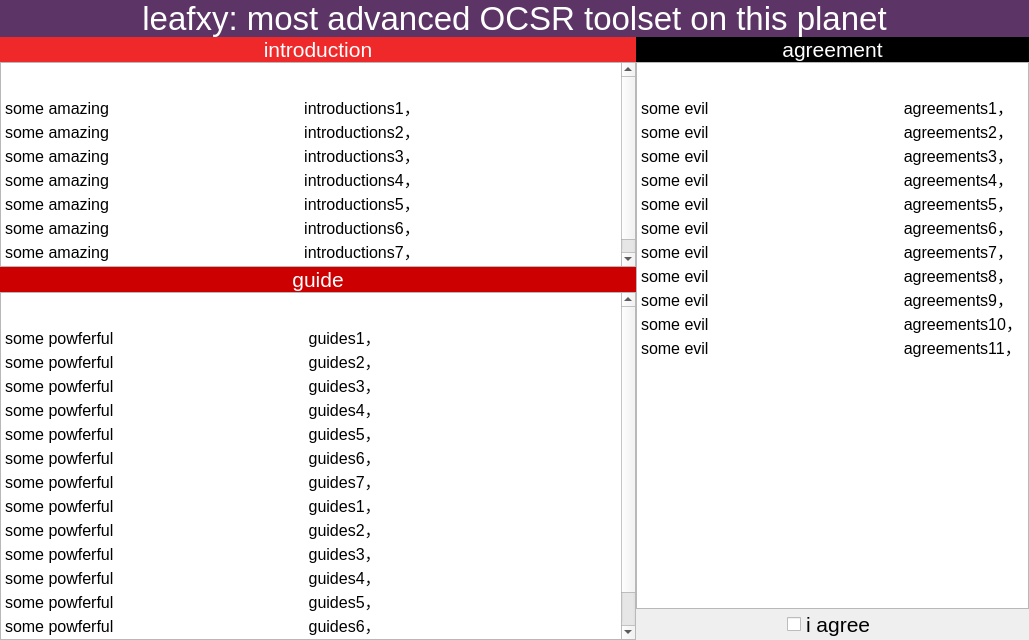
<?xml version="1.0" encoding="UTF-8"?>
<ui version="4.0">
    <class>WelcomeWidget</class>
    <widget class="QWidget" name="WelcomeWidget">
        <property name="geometry">
            <rect>
                <x>0</x>
                <y>0</y>
                <width>1029</width>
                <height>640</height>
            </rect>
        </property>
        <property name="windowTitle">
            <string>Welcome</string>
        </property>
        <layout class="QVBoxLayout" name="verticalLayout">
            <property name="spacing">
                <number>0</number>
            </property>
            <property name="leftMargin">
                <number>0</number>
            </property>
            <property name="topMargin">
                <number>0</number>
            </property>
            <property name="rightMargin">
                <number>0</number>
            </property>
            <property name="bottomMargin">
                <number>0</number>
            </property>
            <item>
                <widget class="QLabel" name="welcome_label">
                    <property name="sizePolicy">
                        <sizepolicy hsizetype="Preferred" vsizetype="Fixed">
                            <horstretch>0</horstretch>
                            <verstretch>0</verstretch>
                        </sizepolicy>
                    </property>
                    <property name="font">
                        <font>
                            <pointsize>25</pointsize>
                        </font>
                    </property>
                    <property name="styleSheet">
                        <string notr="true">background-color: rgb(92, 53, 102);
                            color: rgb(255, 255, 255);
                        </string>
                    </property>
                    <property name="text">
                        <string>leafxy: most advanced OCSR toolset on this planet</string>
                    </property>
                    <property name="alignment">
                        <set>Qt::AlignCenter</set>
                    </property>
                </widget>
            </item>
            <item>
                <layout class="QGridLayout" name="gridLayout" rowstretch="618,1000" columnstretch="1000,618">
                    <property name="spacing">
                        <number>0</number>
                    </property>
                    <item row="0" column="0">
                        <layout class="QVBoxLayout" name="intro_layout">
                            <property name="spacing">
                                <number>0</number>
                            </property>
                            <item>
                                <widget class="QLabel" name="intro_label">
                                    <property name="sizePolicy">
                                        <sizepolicy hsizetype="Preferred" vsizetype="Fixed">
                                            <horstretch>0</horstretch>
                                            <verstretch>0</verstretch>
                                        </sizepolicy>
                                    </property>
                                    <property name="font">
                                        <font>
                                            <pointsize>16</pointsize>
                                        </font>
                                    </property>
                                    <property name="styleSheet">
                                        <string notr="true">color: rgb(255, 255, 255);
                                            background-color: rgb(239, 41, 41);
                                        </string>
                                    </property>
                                    <property name="text">
                                        <string>introduction</string>
                                    </property>
                                    <property name="alignment">
                                        <set>Qt::AlignCenter</set>
                                    </property>
                                </widget>
                            </item>
                            <item>
                                <widget class="QTextEdit" name="intro_edit">
                                    <property name="sizePolicy">
                                        <sizepolicy hsizetype="Preferred" vsizetype="Preferred">
                                            <horstretch>0</horstretch>
                                            <verstretch>0</verstretch>
                                        </sizepolicy>
                                    </property>
                                    <property name="styleSheet">
                                        <string notr="true"/>
                                    </property>
                                    <property name="inputMethodHints">
                                        <set>Qt::ImhNone</set>
                                    </property>
                                    <property name="readOnly">
                                        <bool>true</bool>
                                    </property>
                                    <property name="html">
                                        <string>&lt;!DOCTYPE HTML PUBLIC &quot;-//W3C//DTD HTML 4.0//EN&quot; &quot;http://www.w3.org/TR/REC-html40/strict.dtd&quot;&gt;
                                            &lt;html&gt;&lt;head&gt;&lt;meta name=&quot;qrichtext&quot; content=&quot;1&quot;
                                            /&gt;&lt;style type=&quot;text/css&quot;&gt;
                                            p, li { white-space: pre-wrap; }
                                            &lt;/style&gt;&lt;/head&gt;&lt;body style=&quot; font-family:'SimSun';
                                            font-size:9pt; font-weight:400; font-style:normal;&quot;&gt;
                                            &lt;p style=&quot; margin-top:0px; margin-bottom:0px; margin-left:0px;
                                            margin-right:0px; -qt-block-indent:0; text-indent:0px;&quot;&gt;&lt;span
                                            style=&quot; font-family:'Ubuntu'; font-size:12pt;&quot;&gt;some amazing
                                            introductions1，&lt;/span&gt;&lt;/p&gt;
                                            &lt;p style=&quot; margin-top:0px; margin-bottom:0px; margin-left:0px;
                                            margin-right:0px; -qt-block-indent:0; text-indent:0px;&quot;&gt;&lt;span
                                            style=&quot; font-family:'Ubuntu'; font-size:12pt;&quot;&gt;some amazing
                                            introductions2，&lt;/span&gt;&lt;/p&gt;
                                            &lt;p style=&quot; margin-top:0px; margin-bottom:0px; margin-left:0px;
                                            margin-right:0px; -qt-block-indent:0; text-indent:0px;&quot;&gt;&lt;span
                                            style=&quot; font-family:'Ubuntu'; font-size:12pt;&quot;&gt;some amazing
                                            introductions3，&lt;/span&gt;&lt;/p&gt;
                                            &lt;p style=&quot; margin-top:0px; margin-bottom:0px; margin-left:0px;
                                            margin-right:0px; -qt-block-indent:0; text-indent:0px;&quot;&gt;&lt;span
                                            style=&quot; font-family:'Ubuntu'; font-size:12pt;&quot;&gt;some amazing
                                            introductions4，&lt;/span&gt;&lt;/p&gt;
                                            &lt;p style=&quot; margin-top:0px; margin-bottom:0px; margin-left:0px;
                                            margin-right:0px; -qt-block-indent:0; text-indent:0px;&quot;&gt;&lt;span
                                            style=&quot; font-family:'Ubuntu'; font-size:12pt;&quot;&gt;some amazing
                                            introductions5，&lt;/span&gt;&lt;/p&gt;
                                            &lt;p style=&quot; margin-top:0px; margin-bottom:0px; margin-left:0px;
                                            margin-right:0px; -qt-block-indent:0; text-indent:0px;&quot;&gt;&lt;span
                                            style=&quot; font-family:'Ubuntu'; font-size:12pt;&quot;&gt;some amazing
                                            introductions6，&lt;/span&gt;&lt;/p&gt;
                                            &lt;p style=&quot; margin-top:0px; margin-bottom:0px; margin-left:0px;
                                            margin-right:0px; -qt-block-indent:0; text-indent:0px;&quot;&gt;&lt;span
                                            style=&quot; font-family:'Ubuntu'; font-size:12pt;&quot;&gt;some amazing
                                            introductions7，&lt;/span&gt;&lt;/p&gt;
                                            &lt;p style=&quot;-qt-paragraph-type:empty; margin-top:0px;
                                            margin-bottom:0px; margin-left:0px; margin-right:0px; -qt-block-indent:0;
                                            text-indent:0px; font-family:'Ubuntu'; font-size:12pt;&quot;&gt;&lt;br /&gt;&lt;/p&gt;&lt;/body&gt;&lt;/html&gt;
                                        </string>
                                    </property>
                                </widget>
                            </item>
                        </layout>
                    </item>
                    <item row="0" column="1" rowspan="2">
                        <layout class="QVBoxLayout" name="agree_layout">
                            <property name="spacing">
                                <number>0</number>
                            </property>
                            <item>
                                <widget class="QLabel" name="agree_label">
                                    <property name="sizePolicy">
                                        <sizepolicy hsizetype="Preferred" vsizetype="Fixed">
                                            <horstretch>0</horstretch>
                                            <verstretch>0</verstretch>
                                        </sizepolicy>
                                    </property>
                                    <property name="font">
                                        <font>
                                            <pointsize>16</pointsize>
                                        </font>
                                    </property>
                                    <property name="styleSheet">
                                        <string notr="true">color: rgb(255, 255, 255);
                                            background-color: rgb(0, 0, 0);
                                        </string>
                                    </property>
                                    <property name="text">
                                        <string>agreement</string>
                                    </property>
                                    <property name="alignment">
                                        <set>Qt::AlignCenter</set>
                                    </property>
                                </widget>
                            </item>
                            <item>
                                <widget class="QTextEdit" name="agree_edit">
                                    <property name="sizePolicy">
                                        <sizepolicy hsizetype="Preferred" vsizetype="Expanding">
                                            <horstretch>0</horstretch>
                                            <verstretch>0</verstretch>
                                        </sizepolicy>
                                    </property>
                                    <property name="styleSheet">
                                        <string notr="true"/>
                                    </property>
                                    <property name="inputMethodHints">
                                        <set>Qt::ImhNone</set>
                                    </property>
                                    <property name="readOnly">
                                        <bool>true</bool>
                                    </property>
                                    <property name="html">
                                        <string>&lt;!DOCTYPE HTML PUBLIC &quot;-//W3C//DTD HTML 4.0//EN&quot; &quot;http://www.w3.org/TR/REC-html40/strict.dtd&quot;&gt;
                                            &lt;html&gt;&lt;head&gt;&lt;meta name=&quot;qrichtext&quot; content=&quot;1&quot;
                                            /&gt;&lt;style type=&quot;text/css&quot;&gt;
                                            p, li { white-space: pre-wrap; }
                                            &lt;/style&gt;&lt;/head&gt;&lt;body style=&quot; font-family:'SimSun';
                                            font-size:9pt; font-weight:400; font-style:normal;&quot;&gt;
                                            &lt;p style=&quot; margin-top:0px; margin-bottom:0px; margin-left:0px;
                                            margin-right:0px; -qt-block-indent:0; text-indent:0px;&quot;&gt;&lt;span
                                            style=&quot; font-family:'Ubuntu'; font-size:12pt;&quot;&gt;some evil
                                            agreements1，&lt;/span&gt;&lt;/p&gt;
                                            &lt;p style=&quot; margin-top:0px; margin-bottom:0px; margin-left:0px;
                                            margin-right:0px; -qt-block-indent:0; text-indent:0px;&quot;&gt;&lt;span
                                            style=&quot; font-family:'Ubuntu'; font-size:12pt;&quot;&gt;some evil
                                            agreements2，&lt;/span&gt;&lt;/p&gt;
                                            &lt;p style=&quot; margin-top:0px; margin-bottom:0px; margin-left:0px;
                                            margin-right:0px; -qt-block-indent:0; text-indent:0px;&quot;&gt;&lt;span
                                            style=&quot; font-family:'Ubuntu'; font-size:12pt;&quot;&gt;some evil
                                            agreements3，&lt;/span&gt;&lt;/p&gt;
                                            &lt;p style=&quot; margin-top:0px; margin-bottom:0px; margin-left:0px;
                                            margin-right:0px; -qt-block-indent:0; text-indent:0px;&quot;&gt;&lt;span
                                            style=&quot; font-family:'Ubuntu'; font-size:12pt;&quot;&gt;some evil
                                            agreements4，&lt;/span&gt;&lt;/p&gt;
                                            &lt;p style=&quot; margin-top:0px; margin-bottom:0px; margin-left:0px;
                                            margin-right:0px; -qt-block-indent:0; text-indent:0px;&quot;&gt;&lt;span
                                            style=&quot; font-family:'Ubuntu'; font-size:12pt;&quot;&gt;some evil
                                            agreements5，&lt;/span&gt;&lt;/p&gt;
                                            &lt;p style=&quot; margin-top:0px; margin-bottom:0px; margin-left:0px;
                                            margin-right:0px; -qt-block-indent:0; text-indent:0px;&quot;&gt;&lt;span
                                            style=&quot; font-family:'Ubuntu'; font-size:12pt;&quot;&gt;some evil
                                            agreements6，&lt;/span&gt;&lt;/p&gt;
                                            &lt;p style=&quot; margin-top:0px; margin-bottom:0px; margin-left:0px;
                                            margin-right:0px; -qt-block-indent:0; text-indent:0px;&quot;&gt;&lt;span
                                            style=&quot; font-family:'Ubuntu'; font-size:12pt;&quot;&gt;some evil
                                            agreements7，&lt;/span&gt;&lt;/p&gt;
                                            &lt;p style=&quot; margin-top:0px; margin-bottom:0px; margin-left:0px;
                                            margin-right:0px; -qt-block-indent:0; text-indent:0px;&quot;&gt;&lt;span
                                            style=&quot; font-family:'Ubuntu'; font-size:12pt;&quot;&gt;some evil
                                            agreements8，&lt;/span&gt;&lt;/p&gt;
                                            &lt;p style=&quot; margin-top:0px; margin-bottom:0px; margin-left:0px;
                                            margin-right:0px; -qt-block-indent:0; text-indent:0px;&quot;&gt;&lt;span
                                            style=&quot; font-family:'Ubuntu'; font-size:12pt;&quot;&gt;some evil
                                            agreements9，&lt;/span&gt;&lt;/p&gt;
                                            &lt;p style=&quot; margin-top:0px; margin-bottom:0px; margin-left:0px;
                                            margin-right:0px; -qt-block-indent:0; text-indent:0px;&quot;&gt;&lt;span
                                            style=&quot; font-family:'Ubuntu'; font-size:12pt;&quot;&gt;some evil
                                            agreements10，&lt;/span&gt;&lt;/p&gt;
                                            &lt;p style=&quot; margin-top:0px; margin-bottom:0px; margin-left:0px;
                                            margin-right:0px; -qt-block-indent:0; text-indent:0px;&quot;&gt;&lt;span
                                            style=&quot; font-family:'Ubuntu'; font-size:12pt;&quot;&gt;some evil
                                            agreements11，&lt;/span&gt;&lt;/p&gt;
                                            &lt;p style=&quot;-qt-paragraph-type:empty; margin-top:0px;
                                            margin-bottom:0px; margin-left:0px; margin-right:0px; -qt-block-indent:0;
                                            text-indent:0px; font-family:'Ubuntu'; font-size:12pt;&quot;&gt;&lt;br /&gt;&lt;/p&gt;&lt;/body&gt;&lt;/html&gt;
                                        </string>
                                    </property>
                                </widget>
                            </item>
                            <item alignment="Qt::AlignHCenter|Qt::AlignVCenter">
                                <widget class="QCheckBox" name="agree_box">
                                    <property name="sizePolicy">
                                        <sizepolicy hsizetype="Expanding" vsizetype="Preferred">
                                            <horstretch>0</horstretch>
                                            <verstretch>0</verstretch>
                                        </sizepolicy>
                                    </property>
                                    <property name="font">
                                        <font>
                                            <pointsize>16</pointsize>
                                        </font>
                                    </property>
                                    <property name="layoutDirection">
                                        <enum>Qt::LeftToRight</enum>
                                    </property>
                                    <property name="styleSheet">
                                        <string notr="true"/>
                                    </property>
                                    <property name="text">
                                        <string>i agree</string>
                                    </property>
                                    <property name="icon">
                                        <iconset resource="../../resources/app.qrc">
                                            <normaloff>:/img/home.png</normaloff>:/img/home.png
                                        </iconset>
                                    </property>
                                    <property name="iconSize">
                                        <size>
                                            <width>32</width>
                                            <height>32</height>
                                        </size>
                                    </property>
                                    <property name="tristate">
                                        <bool>false</bool>
                                    </property>
                                </widget>
                            </item>
                        </layout>
                    </item>
                    <item row="1" column="0">
                        <layout class="QVBoxLayout" name="guide_layout">
                            <property name="spacing">
                                <number>0</number>
                            </property>
                            <item>
                                <widget class="QLabel" name="guide_label">
                                    <property name="sizePolicy">
                                        <sizepolicy hsizetype="Preferred" vsizetype="Fixed">
                                            <horstretch>0</horstretch>
                                            <verstretch>0</verstretch>
                                        </sizepolicy>
                                    </property>
                                    <property name="font">
                                        <font>
                                            <pointsize>16</pointsize>
                                        </font>
                                    </property>
                                    <property name="styleSheet">
                                        <string notr="true">color: rgb(255, 255, 255);
                                            background-color: rgb(204, 0, 0);
                                        </string>
                                    </property>
                                    <property name="text">
                                        <string>guide</string>
                                    </property>
                                    <property name="alignment">
                                        <set>Qt::AlignCenter</set>
                                    </property>
                                </widget>
                            </item>
                            <item>
                                <widget class="QTextEdit" name="guide_edit">
                                    <property name="sizePolicy">
                                        <sizepolicy hsizetype="Preferred" vsizetype="Preferred">
                                            <horstretch>0</horstretch>
                                            <verstretch>0</verstretch>
                                        </sizepolicy>
                                    </property>
                                    <property name="styleSheet">
                                        <string notr="true"/>
                                    </property>
                                    <property name="inputMethodHints">
                                        <set>Qt::ImhNone</set>
                                    </property>
                                    <property name="readOnly">
                                        <bool>true</bool>
                                    </property>
                                    <property name="html">
                                        <string>&lt;!DOCTYPE HTML PUBLIC &quot;-//W3C//DTD HTML 4.0//EN&quot; &quot;http://www.w3.org/TR/REC-html40/strict.dtd&quot;&gt;
                                            &lt;html&gt;&lt;head&gt;&lt;meta name=&quot;qrichtext&quot; content=&quot;1&quot;
                                            /&gt;&lt;style type=&quot;text/css&quot;&gt;
                                            p, li { white-space: pre-wrap; }
                                            &lt;/style&gt;&lt;/head&gt;&lt;body style=&quot; font-family:'SimSun';
                                            font-size:9pt; font-weight:400; font-style:normal;&quot;&gt;
                                            &lt;p style=&quot; margin-top:0px; margin-bottom:0px; margin-left:0px;
                                            margin-right:0px; -qt-block-indent:0; text-indent:0px;&quot;&gt;&lt;span
                                            style=&quot; font-family:'Ubuntu'; font-size:12pt;&quot;&gt;some powferful
                                            guides1，&lt;/span&gt;&lt;/p&gt;
                                            &lt;p style=&quot; margin-top:0px; margin-bottom:0px; margin-left:0px;
                                            margin-right:0px; -qt-block-indent:0; text-indent:0px;&quot;&gt;&lt;span
                                            style=&quot; font-family:'Ubuntu'; font-size:12pt;&quot;&gt;some powferful
                                            guides2，&lt;/span&gt;&lt;/p&gt;
                                            &lt;p style=&quot; margin-top:0px; margin-bottom:0px; margin-left:0px;
                                            margin-right:0px; -qt-block-indent:0; text-indent:0px;&quot;&gt;&lt;span
                                            style=&quot; font-family:'Ubuntu'; font-size:12pt;&quot;&gt;some powferful
                                            guides3，&lt;/span&gt;&lt;/p&gt;
                                            &lt;p style=&quot; margin-top:0px; margin-bottom:0px; margin-left:0px;
                                            margin-right:0px; -qt-block-indent:0; text-indent:0px;&quot;&gt;&lt;span
                                            style=&quot; font-family:'Ubuntu'; font-size:12pt;&quot;&gt;some powferful
                                            guides4，&lt;/span&gt;&lt;/p&gt;
                                            &lt;p style=&quot; margin-top:0px; margin-bottom:0px; margin-left:0px;
                                            margin-right:0px; -qt-block-indent:0; text-indent:0px;&quot;&gt;&lt;span
                                            style=&quot; font-family:'Ubuntu'; font-size:12pt;&quot;&gt;some powferful
                                            guides5，&lt;/span&gt;&lt;/p&gt;
                                            &lt;p style=&quot; margin-top:0px; margin-bottom:0px; margin-left:0px;
                                            margin-right:0px; -qt-block-indent:0; text-indent:0px;&quot;&gt;&lt;span
                                            style=&quot; font-family:'Ubuntu'; font-size:12pt;&quot;&gt;some powferful
                                            guides6，&lt;/span&gt;&lt;/p&gt;
                                            &lt;p style=&quot; margin-top:0px; margin-bottom:0px; margin-left:0px;
                                            margin-right:0px; -qt-block-indent:0; text-indent:0px;&quot;&gt;&lt;span
                                            style=&quot; font-family:'Ubuntu'; font-size:12pt;&quot;&gt;some powferful
                                            guides7，&lt;/span&gt;&lt;/p&gt;
                                            &lt;p style=&quot; margin-top:0px; margin-bottom:0px; margin-left:0px;
                                            margin-right:0px; -qt-block-indent:0; text-indent:0px;&quot;&gt;&lt;span
                                            style=&quot; font-family:'Ubuntu'; font-size:12pt;&quot;&gt;some powferful
                                            guides1，&lt;/span&gt;&lt;/p&gt;
                                            &lt;p style=&quot; margin-top:0px; margin-bottom:0px; margin-left:0px;
                                            margin-right:0px; -qt-block-indent:0; text-indent:0px;&quot;&gt;&lt;span
                                            style=&quot; font-family:'Ubuntu'; font-size:12pt;&quot;&gt;some powferful
                                            guides2，&lt;/span&gt;&lt;/p&gt;
                                            &lt;p style=&quot; margin-top:0px; margin-bottom:0px; margin-left:0px;
                                            margin-right:0px; -qt-block-indent:0; text-indent:0px;&quot;&gt;&lt;span
                                            style=&quot; font-family:'Ubuntu'; font-size:12pt;&quot;&gt;some powferful
                                            guides3，&lt;/span&gt;&lt;/p&gt;
                                            &lt;p style=&quot; margin-top:0px; margin-bottom:0px; margin-left:0px;
                                            margin-right:0px; -qt-block-indent:0; text-indent:0px;&quot;&gt;&lt;span
                                            style=&quot; font-family:'Ubuntu'; font-size:12pt;&quot;&gt;some powferful
                                            guides4，&lt;/span&gt;&lt;/p&gt;
                                            &lt;p style=&quot; margin-top:0px; margin-bottom:0px; margin-left:0px;
                                            margin-right:0px; -qt-block-indent:0; text-indent:0px;&quot;&gt;&lt;span
                                            style=&quot; font-family:'Ubuntu'; font-size:12pt;&quot;&gt;some powferful
                                            guides5，&lt;/span&gt;&lt;/p&gt;
                                            &lt;p style=&quot; margin-top:0px; margin-bottom:0px; margin-left:0px;
                                            margin-right:0px; -qt-block-indent:0; text-indent:0px;&quot;&gt;&lt;span
                                            style=&quot; font-family:'Ubuntu'; font-size:12pt;&quot;&gt;some powferful
                                            guides6，&lt;/span&gt;&lt;/p&gt;
                                            &lt;p style=&quot; margin-top:0px; margin-bottom:0px; margin-left:0px;
                                            margin-right:0px; -qt-block-indent:0; text-indent:0px;&quot;&gt;&lt;span
                                            style=&quot; font-family:'Ubuntu'; font-size:12pt;&quot;&gt;some powferful
                                            guides7，&lt;/span&gt;&lt;/p&gt;
                                            &lt;p style=&quot;-qt-paragraph-type:empty; margin-top:0px;
                                            margin-bottom:0px; margin-left:0px; margin-right:0px; -qt-block-indent:0;
                                            text-indent:0px; font-family:'Ubuntu'; font-size:12pt;&quot;&gt;&lt;br /&gt;&lt;/p&gt;&lt;/body&gt;&lt;/html&gt;
                                        </string>
                                    </property>
                                </widget>
                            </item>
                        </layout>
                    </item>
                </layout>
            </item>
        </layout>
    </widget>
    <resources>
        <include location="../../resources/app.qrc"/>
    </resources>
    <connections/>
</ui>
